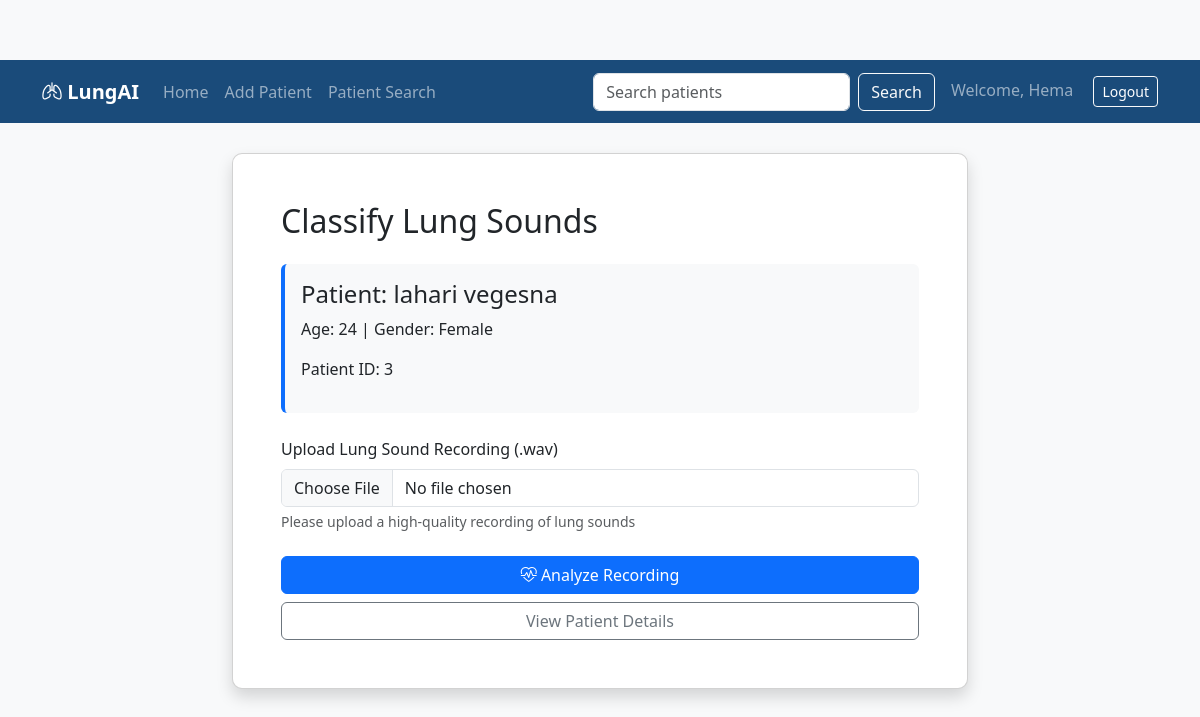
/classify/3 (signed in), run on the app's committed database.
### app.py (models this page shows)
class Patient(db.Model):
    id = db.Column(db.Integer, primary_key=True)
    first_name = db.Column(db.String(50), nullable=False)
    last_name = db.Column(db.String(50), nullable=False)
    age = db.Column(db.Integer, nullable=False)
    gender = db.Column(db.String(10), nullable=False)
    phone = db.Column(db.String(20), nullable=False)
    photo = db.Column(db.String(200))
    registration_date = db.Column(db.DateTime, default=datetime.utcnow)
    doctor_id = db.Column(db.Integer, db.ForeignKey('doctor.id'), nullable=False)
    recordings = db.relationship('Recording', backref='patient', lazy=True)

### app.py (the view, shortened to what this page needs)
@app.route('/classify/<int:patient_id>', methods=['GET', 'POST'])
def classify(patient_id):
    if 'user' not in session:
        return redirect(url_for('login'))
    patient = Patient.query.get_or_404(patient_id)
    return render_template('classify.html', patient=patient)

### app.py (called while the page is built)
@app.context_processor
def utility_processor():
    def file_exists(path):
        return os.path.exists(os.path.join(app.config['UPLOAD_FOLDER'], path))
    return dict(file_exists=file_exists)

### templates/classify.html
{% extends 'base.html' %}
{% block content %}
<div class="row justify-content-center">
    <div class="col-md-8">
        <div class="card shadow">
            <div class="card-body p-5">
                <h2 class="mb-4">Classify Lung Sounds</h2>
                <div class="patient-info mb-4 p-3 bg-light rounded">
                    <h4>Patient: {{ patient.first_name }} {{ patient.last_name }}</h4>
                    <p>Age: {{ patient.age }} | Gender: {{ patient.gender }}</p>
                    <p>Patient ID: {{ patient.id }}</p>
                </div>
                <form method="POST" action="{{ url_for('classify', patient_id=patient.id) }}" enctype="multipart/form-data">
                    <div class="mb-4">
                        <label for="audio" class="form-label">Upload Lung Sound Recording (.wav)</label>
                        <input class="form-control" type="file" id="audio" name="audio" accept=".wav" required>
                        <div class="form-text">Please upload a high-quality recording of lung sounds</div>
                    </div>
                    <div class="d-grid gap-2">
                        <button type="submit" class="btn btn-primary">
                            <i class="bi bi-heart-pulse"></i> Analyze Recording
                        </button>
                        <a href="{{ url_for('patient_details', patient_id=patient.id) }}" class="btn btn-outline-secondary">
                            View Patient Details
                        </a>
                    </div>
                </form>
            </div>
        </div>
    </div>
</div>
{% endblock %}

### static/css/styles.css (style rules this page uses)
body { background-color: #f8f9fa; padding-top: 60px; }
.card { border-radius: 10px; }
.patient-info { border-left: 4px solid #0d6efd; }

### data on the page
Patient: first_name "lahari", last_name "vegesna", age "24", gender "Female", id "3"

### other printed values
{{ session['user'] }} "Hema"
